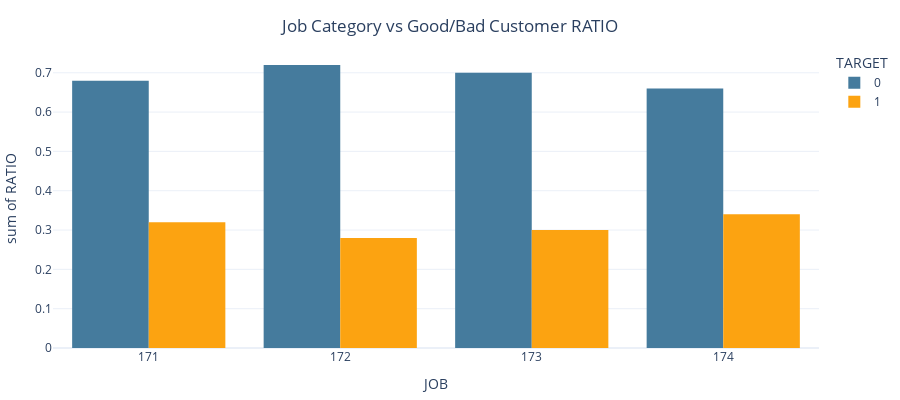

Notebook source saved alongside this figure:
### Code cell
fig  = px.histogram(job_target, 
              x='JOB', 
              y='RATIO',
              color='TARGET',
              color_discrete_sequence=["#457b9d","#fca311"],
              template='plotly_white')

fig.update_layout(width=900, height=400, 
                  barmode='group',
                  title= {'text': "Job Category vs Good/Bad Customer RATIO",
                          'y':0.95,'x':0.5,
                          'xanchor': 'center',
                          'yanchor': 'top'},
                 showlegend=True,
                 margin = dict(l=25, r=10, t=50, b=10))
                 
                 
fig.show()

### Figure 1 — Plotly figure (JSON) as saved in the notebook; plotly's stock layout.template omitted (floating-point values rounded to 4 significant figures)
{"data": [{"alignmentgroup": "True", "bingroup": "x", "histfunc": "sum", "hovertemplate": "TARGET=0<br>JOB=%{x}<br>sum of RATIO=%{y}<extra></extra>", "legendgroup": "0", "marker": {"color": "#457b9d"}, "name": "0", "offsetgroup": "0", "orientation": "v", "showlegend": true, "type": "histogram", "x": ["171", "172", "173", "174"], "xaxis": "x", "y": [0.68, 0.72, 0.7, 0.66], "yaxis": "y"}, {"alignmentgroup": "True", "bingroup": "x", "histfunc": "sum", "hovertemplate": "TARGET=1<br>JOB=%{x}<br>sum of RATIO=%{y}<extra></extra>", "legendgroup": "1", "marker": {"color": "#fca311"}, "name": "1", "offsetgroup": "1", "orientation": "v", "showlegend": true, "type": "histogram", "x": ["171", "172", "173", "174"], "xaxis": "x", "y": [0.32, 0.28, 0.3, 0.34], "yaxis": "y"}], "layout": {"barmode": "group", "height": 400, "legend": {"title": {"text": "TARGET"}, "tracegroupgap": 0}, "margin": {"b": 10, "l": 25, "r": 10, "t": 50}, "showlegend": true, "title": {"text": "Job Category vs Good/Bad Customer RATIO", "x": 0.5, "xanchor": "center", "y": 0.95, "yanchor": "top"}, "width": 900, "xaxis": {"anchor": "y", "domain": [0.0, 1.0], "title": {"text": "JOB"}}, "yaxis": {"anchor": "x", "domain": [0.0, 1.0], "title": {"text": "sum of RATIO"}}}}
